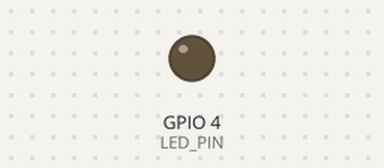
The program below on a simulated Raspberry Pi (BCM pin numbers). On the bench: output pins drawn as LEDs (lit = HIGH).

Above: at 0.05 s.
At 0.45 s:
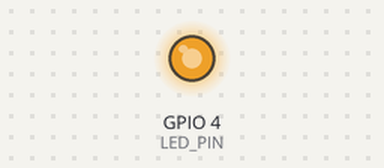
At 0.9 s:
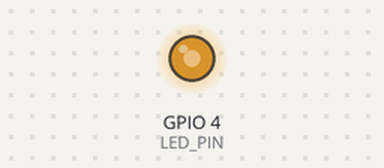
At 1.8 s:
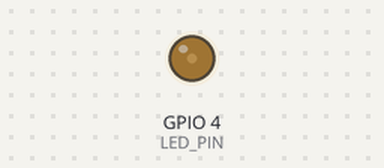
Timing chart, 0 to 5.1 s (numbered marks = the images above):
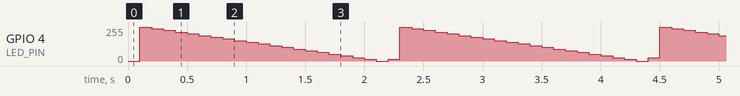

The program:

led_fade.py
```python
#LED제어(불을 서서히 키고 서서히 끄고)
import RPi.GPIO as GPIO
import time

LED_PIN = 4
GPIO.setmode(GPIO.BCM)
GPIO.setup(LED_PIN, GPIO.OUT)

# PWM 인스턴스 생성
# 주파수(1초에 사이클을 몇번 반복할건지) 설정(Hz)
pwm = GPIO.PWM(LED_PIN, 50)
pwm.start(0)  # duty cycle (0~100) - 0은 꺼진상태를 의미

try:
    for i in range(0, 3, 1): # 0부터 시작해서 3-1인 2까지를 반복 그러니 총 3번 반복.(0과 1은 생략이 가능)
        #서서히 켜지게 하기
        for j in range(0, 101, 5):  # start, end, step (0부터 시작해서 101-1인 100까지 간격 5로 해서 총 100번 반복)
            pwm.ChangeDutyCycle(j)
            time.sleep(0.1)
            # 서서히 꺼지게 하기(100부터 0까지 5씩 감소하면 됨)
            for j in range(100, -1, -5):
                pwm.ChangeDutyCycle(j)
                time.sleep(0.1)
finally:
    pwm.stop()
    GPIO.cleanup()
    print('cleanup and exit')
```
